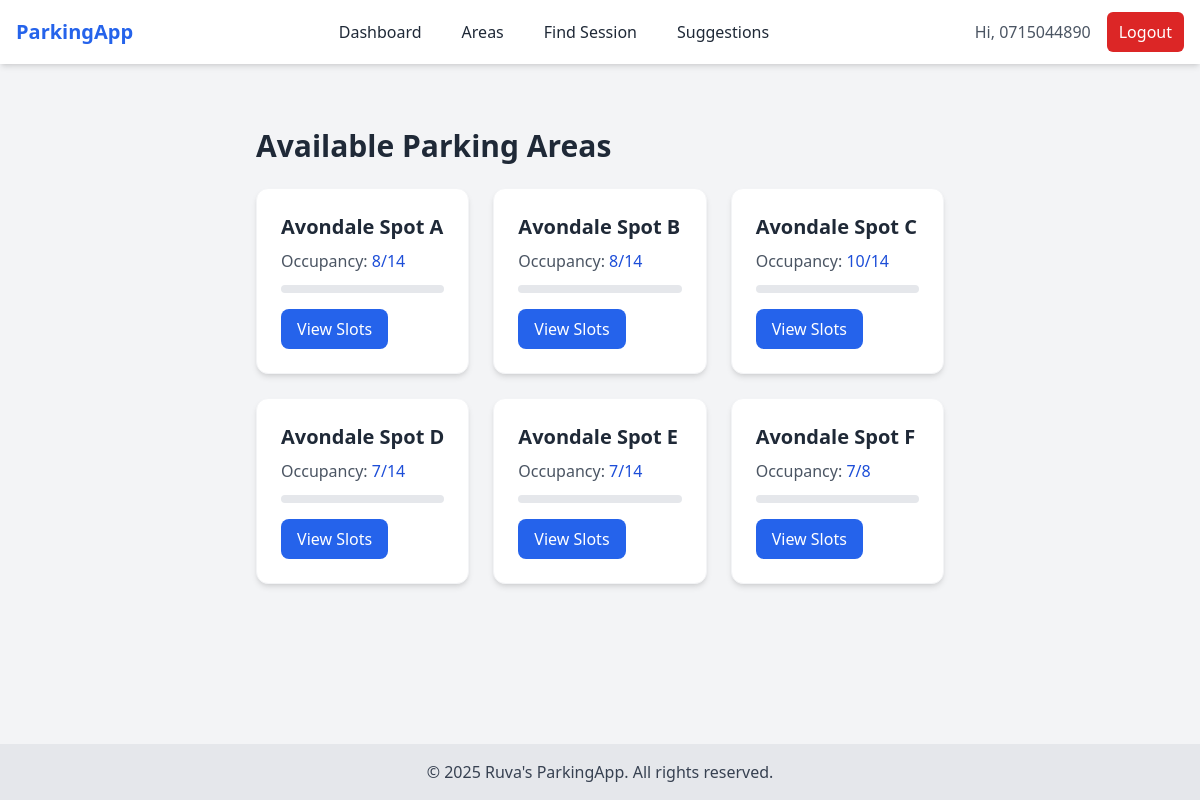
The app's page /areas/ (signed in) with its own data.
### parking/models.py (models this page shows, shortened)
class UserProfile(models.Model):
    phone_number = models.CharField(max_length=20, unique=True)
    name = models.CharField(max_length=100, blank=True, null=True)
    created_at = models.DateTimeField(auto_now_add=True)

class ParkingArea(models.Model):
    name = models.CharField(max_length=100, unique=True, verbose_name="Area Name")
    total_capacity = models.IntegerField(default=0)
    area_type = models.CharField(
        max_length=50,
        choices=[('street','Street'), ('garage','Garage'), ('lot','Lot')]
    )
    boundary = models.JSONField(blank=True, null=True, help_text="List of coordinates defining area boundary")
    occupied_count = models.IntegerField(default=0)
    class Meta:
        verbose_name = "Parking Area"
        verbose_name_plural = "Parking Areas"
    @property
    def occupied_slots_count(self):
        latest_status = SlotStatus.objects.filter(slot=OuterRef('pk')).order_by('-timestamp')
        return self.slots.annotate(
            latest_occupied=Subquery(latest_status.values('is_occupied')[:1])
        ).filter(latest_occupied=True).count()

### parking/views.py (the view)
# urls.py: path('areas/', views.parking_area_list, name='parking_area_list'),
@login_required_phone
def parking_area_list(request):
    areas = ParkingArea.objects.all()
    return render(request, 'parking/parking_area_list.html', {'areas': areas})

### parking/context_processors.py (called while the page is built)
def current_user(request):
    user_obj = None
    user_id = request.session.get('user_id')
    if user_id:
        try:
            user_obj = UserProfile.objects.get(pk=user_id)
        except UserProfile.DoesNotExist:
            request.session.flush()
    return {'user_obj': user_obj}

### templates/parking/parking_area_list.html (shortened to what this page needs)
{% extends "base.html" %}
{% block content %}
<div class="mt-10">
    <h1 class="text-3xl font-bold text-gray-800 mb-6">Available Parking Areas</h1>
    {% if areas %}
        <div class="grid sm:grid-cols-2 lg:grid-cols-3 gap-6">
            {% for area in areas %}
                <div class="bg-white rounded-xl shadow-md p-6 hover:shadow-lg transition border border-gray-100">
                    <h2 class="text-xl font-semibold text-gray-800 mb-2">{{ area.name }}</h2>
                    <p class="text-gray-600 mb-3">
                        Occupancy:
                        <span class="font-medium text-blue-700">
                            {{ area.occupied_slots_count }}/{{ area.total_capacity }}
                        </span>
                    </p>
                    <div class="relative w-full h-2 bg-gray-200 rounded-full overflow-hidden mb-4">
                    </div>
                    <a href="{% url 'parking_area_detail' area.id %}"
                       class="inline-block bg-blue-600 text-white px-4 py-2 rounded-lg hover:bg-blue-700 transition">
                       View Slots
                    </a>
                </div>
            {% endfor %}
        </div>
    {% else %}
        <div class="text-gray-600 text-center py-10 text-lg">
            🚫 No parking areas available.
        </div>
    {% endif %}
</div>
{% endblock %}

### templates/base.html (shortened to what this page needs)
<!DOCTYPE html>
<html lang="en">
<head>
    <script src="https://cdn.tailwindcss.com"></script>
</head>
<body class="bg-gray-100 text-gray-800 flex flex-col min-h-screen">
<nav class="bg-white shadow-md">
    <div class="max-w-7xl mx-auto px-4">
        <div class="flex justify-between h-16 items-center">
            <div class="flex-shrink-0">
                <a href="{% url 'index' %}" class="text-xl font-bold text-blue-600">ParkingApp</a>
            </div>
            <div class="hidden md:flex space-x-4 items-center">
                <a href="{% url 'index' %}" class="px-3 py-2 rounded-md hover:bg-gray-200">Dashboard</a>
                <a href="{% url 'parking_area_list' %}" class="px-3 py-2 rounded-md hover:bg-gray-200">Areas</a>
                <a href="{% url 'find_by_phone' %}" class="px-3 py-2 rounded-md hover:bg-gray-200">Find Session</a>
                <a href="{% url 'suggestion_box' %}" class="px-3 py-2 rounded-md hover:bg-gray-200">Suggestions</a>
            </div>
            <div class="flex items-center space-x-4">
                {% if user_obj %}
                    <span class="text-gray-600">Hi, {{ user_obj.phone_number }}</span>
                    <a href="{% url 'logout' %}" class="px-3 py-2 bg-red-600 text-white rounded-md hover:bg-red-700">Logout</a>
                {% else %}
                    <a href="{% url 'login_with_phone' %}" class="px-3 py-2 bg-blue-600 text-white rounded-md hover:bg-blue-700">Login</a>
                {% endif %}
            </div>
        </div>
    </div>
</nav>
<main class="flex-1 max-w-7xl mx-auto px-4 py-6">
    {% block content %}{% endblock %}
</main>
<footer class="bg-gray-200 text-gray-700 py-4 text-center mt-auto">
    &copy; {% now "Y" %} Ruva's ParkingApp. All rights reserved.
</footer>
</body>
</html>

### records on screen
UserProfile: phone_number "0715044890"
ParkingArea: name "Avondale Spot A", occupied_slots_count "8", total_capacity "14"
ParkingArea: name "Avondale Spot B", occupied_slots_count "8", total_capacity "14"
ParkingArea: name "Avondale Spot C", occupied_slots_count "10", total_capacity "14"
ParkingArea: name "Avondale Spot D", occupied_slots_count "7", total_capacity "14"
ParkingArea: name "Avondale Spot E", occupied_slots_count "7", total_capacity "14"
ParkingArea: name "Avondale Spot F", occupied_slots_count "7", total_capacity "8"
